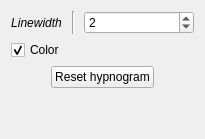
              <widget class="QWidget" name="_hyp_page">
               <layout class="QVBoxLayout" name="verticalLayout_36">
                <item>
                 <layout class="QGridLayout" name="gridLayout_25">
                  <item row="0" column="0">
                   <widget class="QLabel" name="label_81">
                    <property name="sizePolicy">
                     <sizepolicy hsizetype="Maximum" vsizetype="Preferred">
                      <horstretch>0</horstretch>
                      <verstretch>0</verstretch>
                     </sizepolicy>
                    </property>
                    <property name="font">
                     <font>
                      <italic>true</italic>
                     </font>
                    </property>
                    <property name="text">
                     <string>Linewidth</string>
                    </property>
                    <property name="alignment">
                     <set>Qt::AlignCenter</set>
                    </property>
                   </widget>
                  </item>
                  <item row="0" column="1">
                   <widget class="Line" name="line_40">
                    <property name="minimumSize">
                     <size>
                      <width>10</width>
                      <height>0</height>
                     </size>
                    </property>
                    <property name="orientation">
                     <enum>Qt::Vertical</enum>
                    </property>
                   </widget>
                  </item>
                  <item row="0" column="2">
                   <widget class="QDoubleSpinBox" name="_PanHypnoLw">
                    <property name="enabled">
                     <bool>true</bool>
                    </property>
                    <property name="sizePolicy">
                     <sizepolicy hsizetype="Minimum" vsizetype="Fixed">
                      <horstretch>0</horstretch>
                      <verstretch>0</verstretch>
                     </sizepolicy>
                    </property>
                    <property name="toolTip">
                     <string>Change the line width of the hypnogram [ 1 - 10 ]</string>
                    </property>
                    <property name="decimals">
                     <number>0</number>
                    </property>
                    <property name="minimum">
                     <double>1.000000000000000</double>
                    </property>
                    <property name="maximum">
                     <double>9.000000000000000</double>
                    </property>
                    <property name="singleStep">
                     <double>1.000000000000000</double>
                    </property>
                    <property name="value">
                     <double>2.000000000000000</double>
                    </property>
                   </widget>
                  </item>
                  <item row="1" column="0" colspan="3">
                   <widget class="QCheckBox" name="_PanHypnoColor">
                    <property name="toolTip">
                     <string>Select whether the hypnogram is displayed in color or in black</string>
                    </property>
                    <property name="text">
                     <string>Color</string>
                    </property>
                    <property name="checked">
                     <bool>true</bool>
                    </property>
                   </widget>
                  </item>
                 </layout>
                </item>
                <item>
                 <layout class="QHBoxLayout" name="horizontalLayout_6">
                  <property name="topMargin">
                   <number>0</number>
                  </property>
                  <item>
                   <spacer name="horizontalSpacer_45">
                    <property name="orientation">
                     <enum>Qt::Horizontal</enum>
                    </property>
                    <property name="sizeHint" stdset="0">
                     <size>
                      <width>40</width>
                      <height>20</height>
                     </size>
                    </property>
                   </spacer>
                  </item>
                  <item>
                   <widget class="QPushButton" name="_PanHypnoReset">
                    <property name="toolTip">
                     <string>Reset the hypnogram to an empty one</string>
                    </property>
                    <property name="text">
                     <string>Reset hypnogram</string>
                    </property>
                   </widget>
                  </item>
                  <item>
                   <spacer name="horizontalSpacer_46">
                    <property name="orientation">
                     <enum>Qt::Horizontal</enum>
                    </property>
                    <property name="sizeHint" stdset="0">
                     <size>
                      <width>40</width>
                      <height>20</height>
                     </size>
                    </property>
                   </spacer>
                  </item>
                 </layout>
                </item>
                <item>
                 <spacer name="verticalSpacer_16">
                  <property name="orientation">
                   <enum>Qt::Vertical</enum>
                  </property>
                  <property name="sizeHint" stdset="0">
                   <size>
                    <width>20</width>
                    <height>40</height>
                   </size>
                  </property>
                 </spacer>
                </item>
               </layout>
              </widget>
